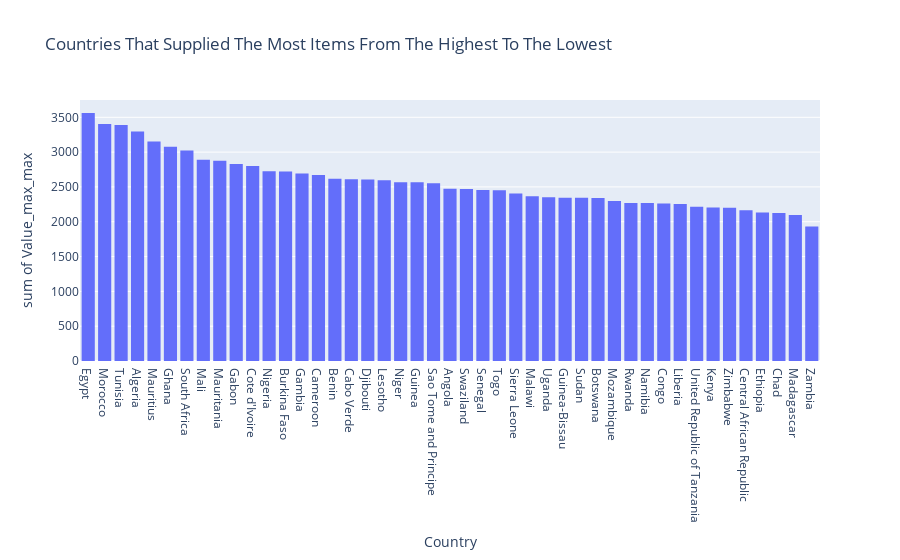

This figure's notebook cell:
### Code cell
fig1 = px.histogram(CountrieswithMostSupplyList, x='Country', y='Value_max_max', title='Countries That Supplied The Most Items From The Highest To The Lowest')
fig1

### Figure 1 — Plotly figure (JSON) as saved in the notebook; plotly's stock layout.template omitted (floating-point values rounded to 4 significant figures)
{"data": [{"alignmentgroup": "True", "bingroup": "x", "histfunc": "sum", "hovertemplate": "Country=%{x}<br>sum of Value_max_max=%{y}<extra></extra>", "legendgroup": "", "marker": {"color": "#636efa", "pattern": {"shape": ""}}, "name": "", "offsetgroup": "", "orientation": "v", "showlegend": false, "type": "histogram", "x": ["Egypt", "Morocco", "Tunisia", "Algeria", "Mauritius", "Ghana", "South Africa", "Mali", "Mauritania", "Gabon", "Cote d'Ivoire", "Nigeria", "Burkina Faso", "Gambia", "Cameroon", "Benin", "Cabo Verde", "Djibouti", "Lesotho", "Niger", "Guinea", "Sao Tome and Principe", "Angola", "Swaziland", "Senegal", "Togo", "Sierra Leone", "Malawi", "Uganda", "Guinea-Bissau", "Sudan", "Botswana", "Mozambique", "Rwanda", "Namibia", "Congo", "Liberia", "United Republic of Tanzania", "Kenya", "Zimbabwe", "Central African Republic", "Ethiopia", "Chad", "Madagascar", "Zambia"], "xaxis": "x", "y": [3561, 3403, 3390, 3296, 3151, 3077, 3022, 2890, 2876, 2830, 2799, 2725, 2720, 2692, 2671, 2619, 2609, 2607, 2595, 2567, 2566, 2554, 2473, 2469, 2456, 2454, 2404, 2367, 2351, 2346, 2346, 2342, 2298, 2270, 2268, 2263, 2254, 2215, 2206, 2200, 2164, 2131, 2124, 2096, 1930], "yaxis": "y"}], "layout": {"barmode": "relative", "legend": {"tracegroupgap": 0}, "title": {"text": "Countries That Supplied The Most Items From The Highest To The Lowest"}, "xaxis": {"anchor": "y", "domain": [0, 1], "title": {"text": "Country"}}, "yaxis": {"anchor": "x", "domain": [0, 1], "title": {"text": "sum of Value_max_max"}}}}
